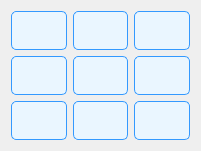
   <widget class="QWidget" name="gridLayoutWidget_24">
    <property name="geometry">
     <rect>
      <x>250</x>
      <y>220</y>
      <width>201</width>
      <height>151</height>
     </rect>
    </property>
    <layout class="QGridLayout" name="gridLayout_28">
     <item row="1" column="0">
      <widget class="QLabel" name="d53">
       <property name="styleSheet">
        <string notr="true">QLabel {
    background-color: #eaf6ff;
    border: 1px solid #3399ff;
    border-radius: 5px;
    color: #003366;
    font: bold 10pt &quot;Segoe UI&quot;;
    qproperty-alignment: AlignCenter;
}
</string>
       </property>
       <property name="text">
        <string/>
       </property>
      </widget>
     </item>
     <item row="2" column="0">
      <widget class="QLabel" name="d56">
       <property name="styleSheet">
        <string notr="true">QLabel {
    background-color: #eaf6ff;
    border: 1px solid #3399ff;
    border-radius: 5px;
    color: #003366;
    font: bold 10pt &quot;Segoe UI&quot;;
    qproperty-alignment: AlignCenter;
}
</string>
       </property>
       <property name="text">
        <string/>
       </property>
      </widget>
     </item>
     <item row="2" column="2">
      <widget class="QLabel" name="d58">
       <property name="styleSheet">
        <string notr="true">QLabel {
    background-color: #eaf6ff;
    border: 1px solid #3399ff;
    border-radius: 5px;
    color: #003366;
    font: bold 10pt &quot;Segoe UI&quot;;
    qproperty-alignment: AlignCenter;
}
</string>
       </property>
       <property name="text">
        <string/>
       </property>
      </widget>
     </item>
     <item row="2" column="1">
      <widget class="QLabel" name="d57">
       <property name="styleSheet">
        <string notr="true">QLabel {
    background-color: #eaf6ff;
    border: 1px solid #3399ff;
    border-radius: 5px;
    color: #003366;
    font: bold 10pt &quot;Segoe UI&quot;;
    qproperty-alignment: AlignCenter;
}
</string>
       </property>
       <property name="text">
        <string/>
       </property>
      </widget>
     </item>
     <item row="0" column="2">
      <widget class="QLabel" name="d52">
       <property name="styleSheet">
        <string notr="true">QLabel {
    background-color: #eaf6ff;
    border: 1px solid #3399ff;
    border-radius: 5px;
    color: #003366;
    font: bold 10pt &quot;Segoe UI&quot;;
    qproperty-alignment: AlignCenter;
}
</string>
       </property>
       <property name="text">
        <string/>
       </property>
      </widget>
     </item>
     <item row="1" column="1">
      <widget class="QLabel" name="d54">
       <property name="styleSheet">
        <string notr="true">QLabel {
    background-color: #eaf6ff;
    border: 1px solid #3399ff;
    border-radius: 5px;
    color: #003366;
    font: bold 10pt &quot;Segoe UI&quot;;
    qproperty-alignment: AlignCenter;
}
</string>
       </property>
       <property name="text">
        <string/>
       </property>
      </widget>
     </item>
     <item row="1" column="2">
      <widget class="QLabel" name="d55">
       <property name="styleSheet">
        <string notr="true">QLabel {
    background-color: #eaf6ff;
    border: 1px solid #3399ff;
    border-radius: 5px;
    color: #003366;
    font: bold 10pt &quot;Segoe UI&quot;;
    qproperty-alignment: AlignCenter;
}
</string>
       </property>
       <property name="text">
        <string/>
       </property>
      </widget>
     </item>
     <item row="0" column="0">
      <widget class="QLabel" name="d50">
       <property name="styleSheet">
        <string notr="true">QLabel {
    background-color: #eaf6ff;
    border: 1px solid #3399ff;
    border-radius: 5px;
    color: #003366;
    font: bold 10pt &quot;Segoe UI&quot;;
    qproperty-alignment: AlignCenter;
}
</string>
       </property>
       <property name="text">
        <string/>
       </property>
      </widget>
     </item>
     <item row="0" column="1">
      <widget class="QLabel" name="d51">
       <property name="styleSheet">
        <string notr="true">QLabel {
    background-color: #eaf6ff;
    border: 1px solid #3399ff;
    border-radius: 5px;
    color: #003366;
    font: bold 10pt &quot;Segoe UI&quot;;
    qproperty-alignment: AlignCenter;
}
</string>
       </property>
       <property name="text">
        <string/>
       </property>
      </widget>
     </item>
    </layout>
   </widget>
